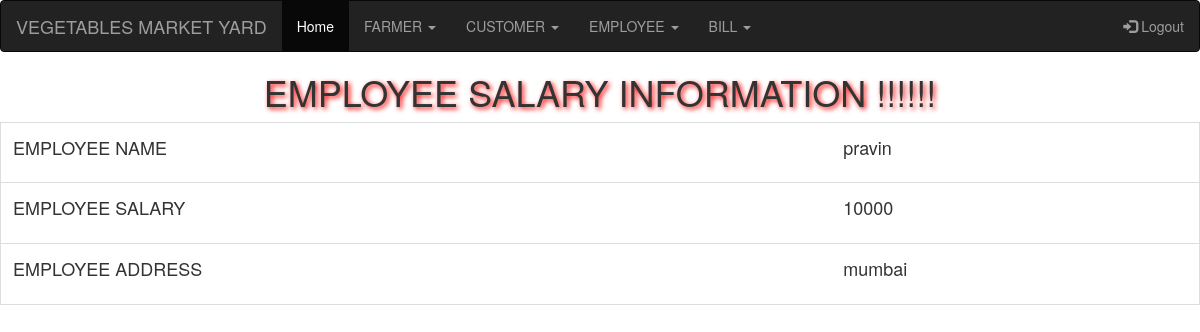
/view_salary.php?id=5 (signed in), run on the app's committed database.
### tables this page shows
CREATE TABLE IF NOT EXISTS `employee` (
`eno` int(20) NOT NULL,
  `salary` int(15) NOT NULL,
  `ename` varchar(20) NOT NULL,
  `eadd` varchar(20) NOT NULL,
  `mno` varchar(20) NOT NULL
);

### view_salary.php (the view, shortened to what this page needs)
?><?php
 include("includes/connect.php");
?>
<!DOCTYPE html PUBLIC "-//W3C//DTD XHTML 1.0 Transitional//EN" "http://www.w3.org/TR/xhtml1/DTD/xhtml1-transitional.dtd">
<html xmlns="http://www.w3.org/1999/xhtml">
<head>
</head>
<?php
 include("navbar.php");
?>
<h1 style="; /* [disabled]background-color:#2196F3; */"><center>EMPLOYEE SALARY INFORMATION !!!!!!</center></h1>
<body>
<?php
 include("includes/connect.php");
 if(isset($_GET['id']))
{
	$view_id = $_GET['id'];
 $result = mysqli_query($con,$result = "select ename,eadd,salary from employee where eno='$view_id' ");
	 while($row = mysqli_fetch_array($result))
{
	$esal = $row["salary"];
	$ename = $row["ename"];
	$eadd = $row["eadd"];
?>
<table id="myTable" width="65%" align="center" cellpadding="5" cellspacing="15">
<tr><td>
<p>EMPLOYEE NAME</td><td>&nbsp;&nbsp;<?php echo $ename; ?></p></td> </tr>
<tr><td>
<p>EMPLOYEE SALARY</td><td>&nbsp;&nbsp;<?php echo $esal; ?></p></td> </tr>
<tr><td>
<p>EMPLOYEE ADDRESS</td><td>&nbsp;&nbsp;<?php echo $eadd; ?></p></td> </tr>
</table>
<?php } }?>
</body>
</html>

### view_salary.php (style rules this page uses)
h1 { text-shadow: 2px 2px 5px red; text-align:center; font-family:"Lucida Sans Unicode", "Lucida Grande", sans-serif; border:5px; margin-bottom:30px; }
#myTable { border-collapse: collapse; width: 100%; border: 1px solid #ddd; font-size: 18px; }
#myTable th, #myTable td { text-align: left; padding: 12px; }
#myTable tr { border-bottom: 1px solid #ddd; }
h1 { text-shadow: 2px 2px 5px red; text-align:center; }

### data on the page
employee: ename "pravin", salary "10000", eadd "mumbai"
